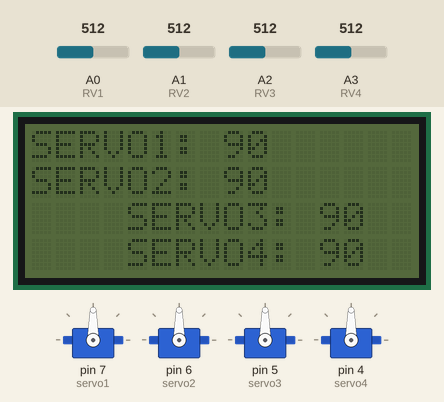
Bench run of a sketch on a simulated Arduino Uno, built with avr-gcc and run on an emulated ATmega328P. On the bench: 4 × servo, 16×4 character LCD. The inputs (shaded band) are chosen by the test bench; at power-on: A0 (RV1) = 512, A1 (RV2) = 512, A2 (RV3) = 512, A3 (RV4) = 512.

Above: at 3.3 s.
3.4 s: A0 (RV1) set to 716
At 3.7 s:
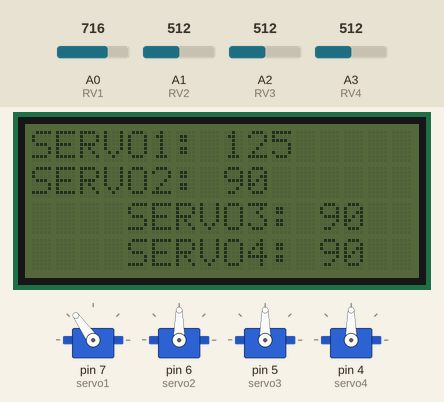
4.9 s: A1 (RV2) set to 716
At 5.3 s:
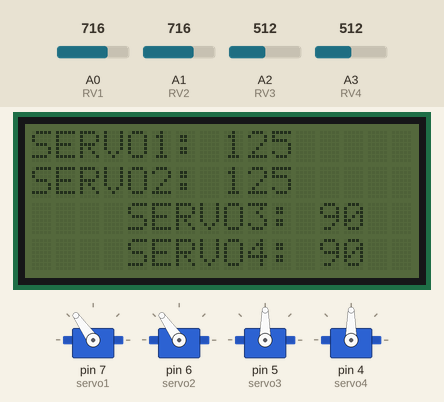
6.4 s: A2 (RV3) set to 716
At 7.0 s:
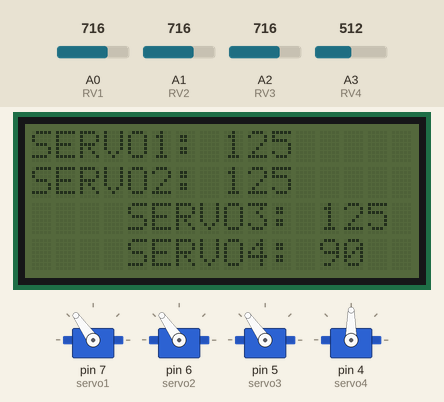
7.9 s: A3 (RV4) set to 716
At 8.3 s:
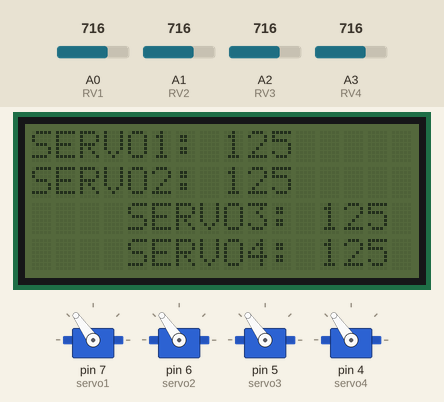
9.4 s: A0 (RV1) set to 992
At 10.5 s:
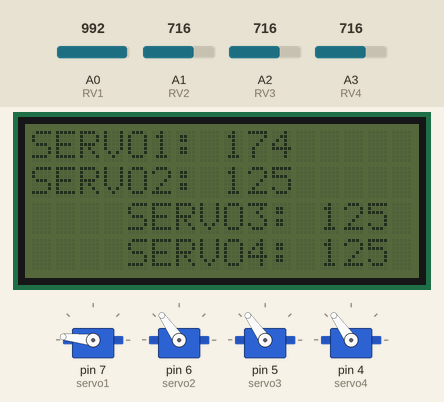
10.9 s: A1 (RV2) set to 992
At 11.8 s:
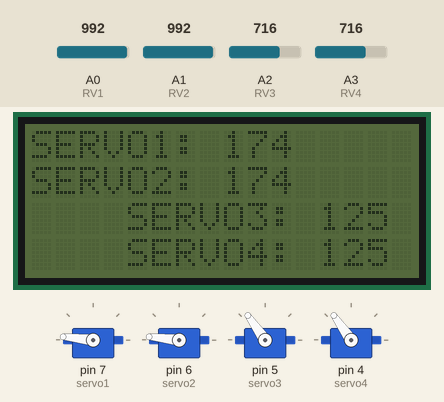
Timing chart, 0 to 13.4 s (numbered marks = the images above; inputs shaded):
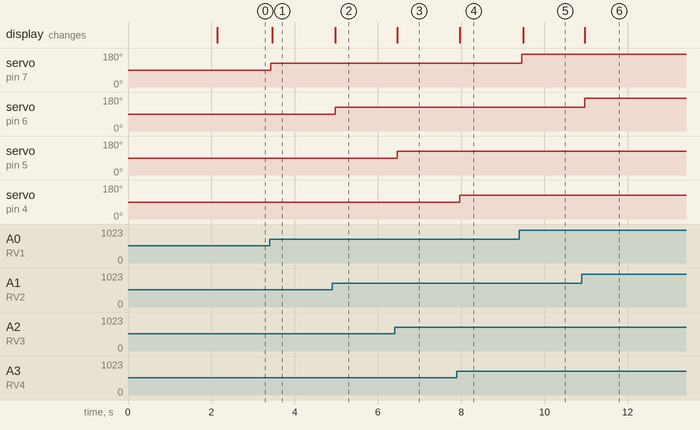

Measured:
- after the input at 3.4 s, servo on pin 7 (servo1): 90° → 125° at once; the display: changes after 0.07 s (image 1)
- after the input at 4.9 s, servo on pin 6 (servo2): 90° → 125° after 0.08 s; the display: changes after 0.08 s (image 2)
- after the input at 6.4 s, servo on pin 5 (servo3): 90° → 125° after 0.06 s; the display: changes after 0.06 s (image 3)
- after the input at 7.9 s, servo on pin 4 (servo4): 90° → 125° after 0.07 s; the display: changes after 0.07 s (image 4)
- after the input at 9.4 s, servo on pin 7 (servo1): 125° → 174° after 0.06 s; the display: changes after 0.10 s (image 5)
- after the input at 10.9 s, servo on pin 6 (servo2): 125° → 174° after 0.07 s; the display: changes after 0.07 s (image 6)

The sketch:

Robot_Arm.ino
```cpp
#include <Servo.h>
#include <LiquidCrystal_I2C.h>

#define RV1 A0
#define RV2 A1
#define RV3 A2
#define RV4 A3

int pos1, servo1Pos;
int pos2, servo2Pos;
int pos3, servo3Pos;
int pos4, servo4Pos;

Servo servo1;
Servo servo2;
Servo servo3;
Servo servo4;

LiquidCrystal_I2C lcd(0x27, 16, 4);

void setup() {
  pinMode(RV1, INPUT);
  pinMode(RV2, INPUT);
  pinMode(RV3, INPUT);
  pinMode(RV4, INPUT);

  servo1.attach(7);
  servo2.attach(6);
  servo3.attach(5);
  servo4.attach(4);

  servo1.write(90);
  servo2.write(90);
  servo3.write(90);
  servo4.write(90);

  lcd.init();
  lcd.clear();
  lcd.setCursor(3, 0);
  lcd.print("WELCOME TO");
  lcd.setCursor(0, 1);
  lcd.print("RobotArm Control");
  lcd.setCursor(1, 2);
  lcd.print("PROJECT");
  delay(2000);
  lcd.clear();
}

void loop() {
  pos1 = analogRead(RV1);
  servo1Pos = map(pos1, 0, 1023, 0, 180);
  servo1.write(servo1Pos);
  lcd.setCursor(0, 0);
  lcd.print("SERVO1:");
  lcd.setCursor(8, 0);
  lcd.print(servo1Pos);
  lcd.print(" ");

  pos2 = analogRead(RV2);
  servo2Pos = map(pos2, 0, 1023, 0, 180);
  servo2.write(servo2Pos);
  lcd.setCursor(0, 1);
  lcd.print("SERVO2:");
  lcd.setCursor(8, 1);
  lcd.print(servo2Pos);
  lcd.print(" ");

  pos3 = analogRead(RV3);
  servo3Pos = map(pos3, 0, 1023, 0, 180);
  servo3.write(servo3Pos);
  lcd.setCursor(0, 2);
  lcd.print("SERVO3:");
  lcd.setCursor(8, 2);
  lcd.print(servo3Pos);
  lcd.print(" ");

  pos4 = analogRead(RV4);
  servo4Pos = map(pos4, 0, 1023, 0, 180);
  servo4.write(servo4Pos);
  lcd.setCursor(0, 3);
  lcd.print("SERVO4:");
  lcd.setCursor(8, 3);
  lcd.print(servo4Pos);
  lcd.print(" ");

  delay(10);
}
```
